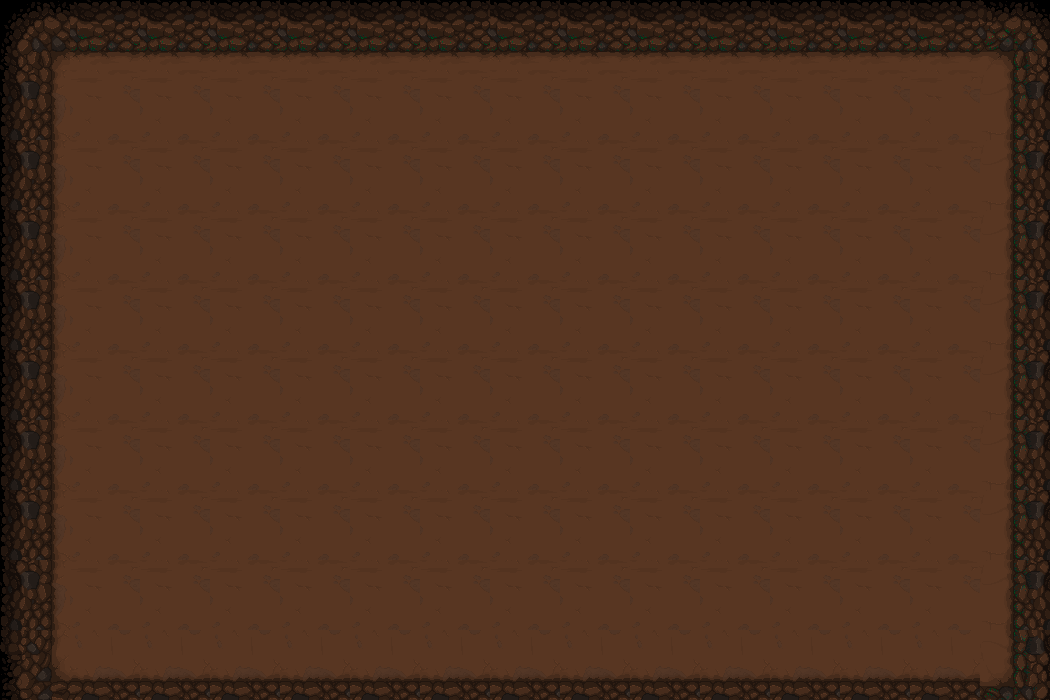

The image is a tile-based game level rendered from a .tmx file. Its description and complete source (layers, tilesets, objects, tile grids) follow:
An orthogonal 15x10 tile map with 70x70 px tiles, 1 tile layer (room Boss), 4 tilesets and 5 objects (4x wall, boss).

<map version="1.8" tiledversion="1.8.4" orientation="orthogonal" renderorder="right-down" width="15" height="10" tilewidth="70" tileheight="70" infinite="0" nextlayerid="4" nextobjectid="6">
 <tileset firstgid="1" name="PC Computer - The Binding of Isaac Rebirth - Caves" tilewidth="70" tileheight="70" spacing="2" tilecount="156" columns="26">
  <image source="PC Computer - The Binding of Isaac Rebirth - Caves.png" width="1903" height="468" />
 </tileset>
 <tileset firstgid="157" name="Binding of Isaac map rechts" tilewidth="70" tileheight="70" spacing="2" tilecount="156" columns="26">
  <image source="Binding of Isaac map rechts.png" width="1903" height="467" />
 </tileset>
 <tileset firstgid="313" name="Binding of Isaac map left" tilewidth="70" tileheight="70" spacing="2" tilecount="156" columns="6">
  <image source="Binding of Isaac map left.png" width="467" height="1903" />
 </tileset>
 <tileset firstgid="469" name="Binding of Isaac map bottom" tilewidth="70" tileheight="70" spacing="2" tilecount="156" columns="26">
  <image source="Binding of Isaac map bottom.png" width="1903" height="468" />
 </tileset>
 <layer id="1" name="room Boss" width="15" height="10">
  <data encoding="csv">
1,178,178,178,178,178,178,178,178,178,178,178,178,178,179,
27,259,259,259,259,259,259,259,259,259,259,259,259,259,205,
27,259,259,259,259,259,259,259,259,259,259,259,259,259,205,
27,259,259,259,259,259,259,259,259,259,259,259,259,259,205,
27,259,259,259,259,259,259,259,259,259,259,259,259,259,205,
27,259,259,259,259,259,259,259,259,259,259,259,259,259,205,
27,259,259,259,259,259,259,259,259,259,259,259,259,259,205,
27,259,259,259,259,259,259,259,259,259,259,259,259,259,205,
27,259,259,259,259,259,259,259,259,259,259,259,259,259,205,
463,464,464,464,464,464,464,464,464,464,464,464,464,464,621
</data>
 </layer>
 <objectgroup id="2" name="wall">
  <object id="1" type="wall" x="1.33333" y="0" width="56" height="700" />
  <object id="2" type="wall" x="1009.33" y="0" width="41.3333" height="700" />
  <object id="3" type="wall" x="60" y="0" width="948" height="57.3333" />
  <object id="4" type="wall" x="60" y="668" width="945.333" height="33.3333" />
 </objectgroup>
 <objectgroup id="3" name="boss">
  <object id="5" type="boss" x="396" y="253.333" width="304" height="261.333" />
 </objectgroup>
</map>
